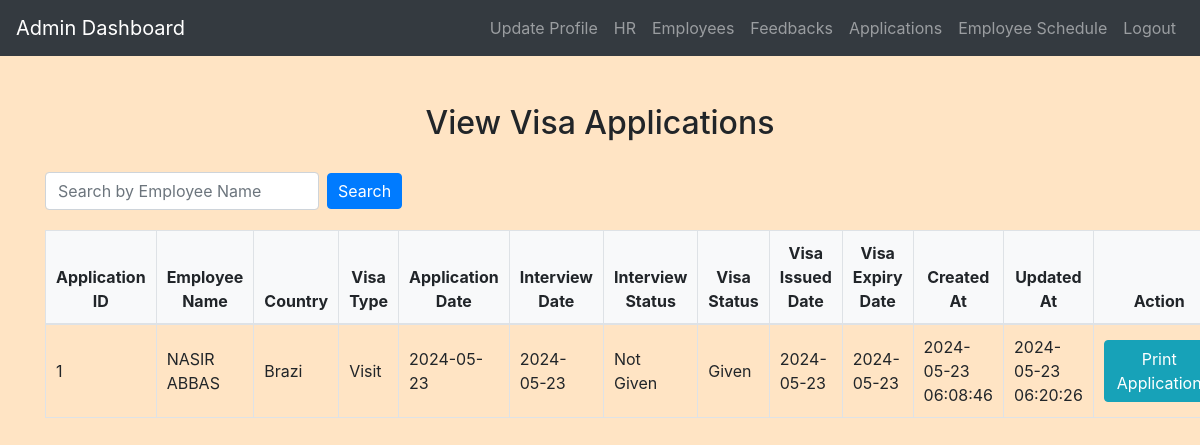
Screenshot of /admin/view_applications.php (signed in) with the database file from the repository.
### tables this page shows
CREATE TABLE `visa_applications` (
  `application_id` int(11) NOT NULL,
  `employee_id` int(11) DEFAULT NULL,
  `country` varchar(50) DEFAULT NULL,
  `visa_type` varchar(50) DEFAULT NULL,
  `application_date` date DEFAULT NULL,
  `interview_date` date DEFAULT NULL,
  `interview_status` varchar(50) DEFAULT NULL,
  `visa_status` varchar(50) DEFAULT NULL,
  `visa_issued_date` date DEFAULT NULL,
  `visa_expiry_date` date DEFAULT NULL,
  `created_at` timestamp NOT NULL DEFAULT current_timestamp(),
  `updated_at` timestamp NOT NULL DEFAULT current_timestamp() ON UPDATE current_timestamp()
);

CREATE TABLE `employees` (
  `employee_id` int(11) NOT NULL,
  `email` varchar(100) DEFAULT NULL,
  `password` varchar(255) DEFAULT NULL,
  `full_name` varchar(255) NOT NULL,
  `position` varchar(50) DEFAULT NULL,
  `department` varchar(50) DEFAULT NULL,
  `location` varchar(100) DEFAULT NULL,
  `hire_date` date DEFAULT NULL,
  `current_visa_status` enum('Valid','Expired','Pending') DEFAULT NULL,
  `visa_expiry_date` date DEFAULT NULL,
  `created_at` timestamp NOT NULL DEFAULT current_timestamp(),
  `updated_at` timestamp NOT NULL DEFAULT current_timestamp() ON UPDATE current_timestamp()
);

### admin/view_applications.php (the view, shortened to what this page needs)
<?php
include('config.php');
$search_keyword = "";
$sql_applications = "SELECT v.*, e.full_name
                     FROM visa_applications v
                     JOIN employees e ON v.employee_id = e.employee_id
                     WHERE e.full_name LIKE '%$search_keyword%'";
$result_applications = mysqli_query($conn, $sql_applications);
?>
<!DOCTYPE html>
<html>
<head>
    <link rel="stylesheet" href="https://maxcdn.bootstrapcdn.com/bootstrap/4.5.2/css/bootstrap.min.css">
    <link rel="stylesheet" href="../css/style.css">
</head>
<body>
<?php include('admin_navbar.php'); ?>
<div class="container mt-5">
    <h2>View Visa Applications</h2>
    <form class="form-inline mb-3" method="GET" action="">
        <div class="form-group">
            <input type="text" class="form-control" placeholder="Search by Employee Name" name="search">
        </div>
        <button type="submit" class="btn btn-primary ml-2">Search</button>
    </form>
    <table class="table">
        <thead>
            <tr>
                <th>Application ID</th>
                <th>Employee Name</th>
                <th>Country</th>
                <th>Visa Type</th>
                <th>Application Date</th>
                <th>Interview Date</th>
                <th>Interview Status</th>
                <th>Visa Status</th>
                <th>Visa Issued Date</th>
                <th>Visa Expiry Date</th>
                <th>Created At</th>
                <th>Updated At</th>
                <th>Action</th>
            </tr>
        </thead>
        <tbody>
            <?php
            while ($row_application = mysqli_fetch_assoc($result_applications)) {
                echo "<tr>";
                echo "<td>".$row_application["application_id"]."</td>";
                echo "<td>".$row_application["full_name"]."</td>";
                echo "<td>".$row_application["country"]."</td>";
                echo "<td>".$row_application["visa_type"]."</td>";
                echo "<td>".$row_application["application_date"]."</td>";
                echo "<td>".$row_application["interview_date"]."</td>";
                echo "<td>".$row_application["interview_status"]."</td>";
                echo "<td>".$row_application["visa_status"]."</td>";
                echo "<td>".$row_application["visa_issued_date"]."</td>";
                echo "<td>".$row_application["visa_expiry_date"]."</td>";
                echo "<td>".$row_application["created_at"]."</td>";
                echo "<td>".$row_application["updated_at"]."</td>";
                echo "<td><a href='print_application.php?application_id=".$row_application["application_id"]."' class='btn btn-info'>Print Application</a></td>";
                echo "</tr>";
            }
            ?>
        </tbody>
    </table>
</div>
</body>
</html>

### css/style.css (style rules this page uses)
body { background-color: bisque; }
h1, h2, h3, h4 { text-align: center; margin-top: 30px; margin-bottom: 30px; }
.table { width: 100%; border-collapse: collapse; margin-top: 20px; }
.table th, .table td { padding: 10px; border: 1px solid #dee2e6; }
.table thead th { background-color: #f8f9fa; font-weight: bold; text-align: center; }
.table tbody td { vertical-align: middle; }
.btn-primary { padding: 5px 10px; }

### rows the page displays
visa_applications: application_id "1", employee.full_name "NASIR ABBAS", country "Brazi", visa_type "Visit", application_date "2024-05-23", interview_date "2024-05-23", interview_status "Not Given", visa_status "Given", visa_issued_date "2024-05-23", visa_expiry_date "2024-05-23", created_at "2024-05-23 06:08:46", updated_at "2024-05-23 06:20:26"
